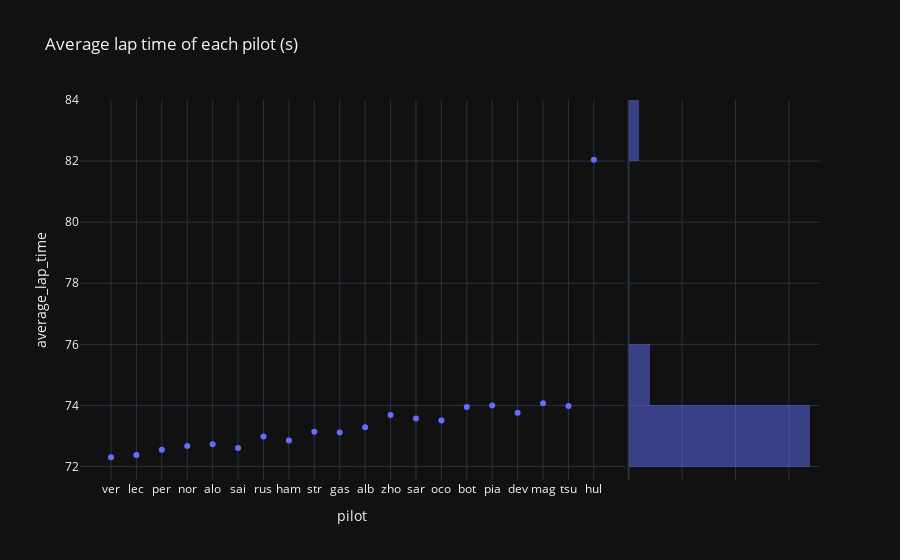

The notebook cell this image was saved under:
### Code cell
px.scatter(last_gp, x="pilot", y="average_lap_time", title="Average lap time of each pilot (s)", marginal_y="histogram", template="plotly_dark")

### Figure 1 — Plotly figure (JSON) as saved in the notebook; plotly's stock layout.template omitted (floating-point values rounded to 4 significant figures)
{"data": [{"hovertemplate": "pilot=%{x}<br>average_lap_time=%{y}<extra></extra>", "legendgroup": "", "marker": {"color": "#636efa", "symbol": "circle"}, "mode": "markers", "name": "", "orientation": "v", "showlegend": false, "type": "scatter", "x": ["ver", "lec", "per", "nor", "alo", "sai", "rus", "ham", "str", "gas", "alb", "zho", "sar", "oco", "bot", "pia", "dev", "mag", "tsu", "hul"], "xaxis": "x", "y": [72.3, 72.38, 72.55, 72.68, 72.73, 72.61, 72.99, 72.86, 73.14, 73.12, 73.29, 73.69, 73.57, 73.51, 73.95, 74.0, 73.76, 74.08, 73.98, 82.05], "yaxis": "y"}, {"alignmentgroup": "True", "bingroup": "y", "hovertemplate": "average_lap_time=%{y}<br>count=%{x}<extra></extra>", "legendgroup": "", "marker": {"color": "#636efa"}, "name": "", "offsetgroup": "", "opacity": 0.5, "showlegend": false, "type": "histogram", "xaxis": "x2", "y": [72.3, 72.38, 72.55, 72.68, 72.73, 72.61, 72.99, 72.86, 73.14, 73.12, 73.29, 73.69, 73.57, 73.51, 73.95, 74.0, 73.76, 74.08, 73.98, 82.05], "yaxis": "y2"}], "layout": {"barmode": "overlay", "legend": {"tracegroupgap": 0}, "title": {"text": "Average lap time of each pilot (s)"}, "xaxis": {"anchor": "y", "domain": [0, 0.7363], "title": {"text": "pilot"}}, "xaxis2": {"anchor": "y2", "domain": [0.7413, 1], "matches": "x2", "showgrid": true, "showline": false, "showticklabels": false, "ticks": ""}, "yaxis": {"anchor": "x", "domain": [0, 1], "title": {"text": "average_lap_time"}}, "yaxis2": {"anchor": "x2", "domain": [0, 1], "matches": "y", "showgrid": true, "showticklabels": false}}}
